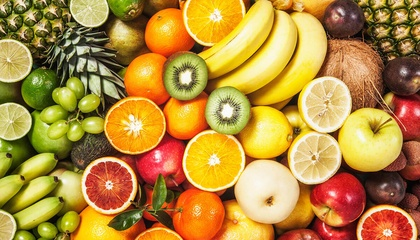
%> input picture photo_2022-03-30_21-00-33.jpg, 420 x 240 px, shrunk from 1200 x 686 before the run
$ octave circle.m   (GNU Octave 9; MATLAB toolbox functions it lacks are replaced by stand-ins)
%> lines starting %> are read from the running program, lines starting %| are printed output that depends on the picture
clc;
clear all;
close all;
r=10000;
pic0=imread("photo_2022-03-30_21-00-33.jpg");
%> pic0 is the input picture: size 240x420x3 uint8; mean R, G, B 181.4, 140, 62.5

figure(1)
imshow(pic0);

if size(pic0,3)~=1
    pic0=rgb2gray(pic0);
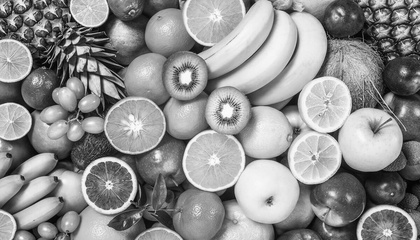
%> pic0: size 240x420 uint8; min 0, max 254, mean 143.5
    a=size(pic0,1);
%> a = 240
    b=size(pic0,2);
%> b = 420
    a0=floor(a/2);
%> a0 = 120
    b0=floor(b/2);
%> b0 = 210
    for i0=1:a
        for i1=1:b
            eq=((i0-a0)^2)+((i1-b0)^2);
            if eq<=r
                pic0(i0,i1)=255;
            end
        end
    end
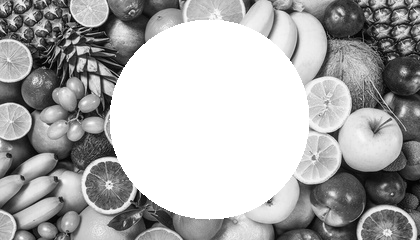
%> pic0: size 240x420 uint8; min 0, max 255, mean 171.3
else
    a=size(pic0,1);
    b=size(pic0,2);
    a0=floor(a/2);
    b0=floor(b/2);
    for i0=1:a
        for i1=1:b
            eq=((i0-a0)^2)+((i1-b0)^2);
            if eq<=r
                pic0(i0,i1)=255;
            end
        end
    end
end
figure(2);
imshow(pic0)
